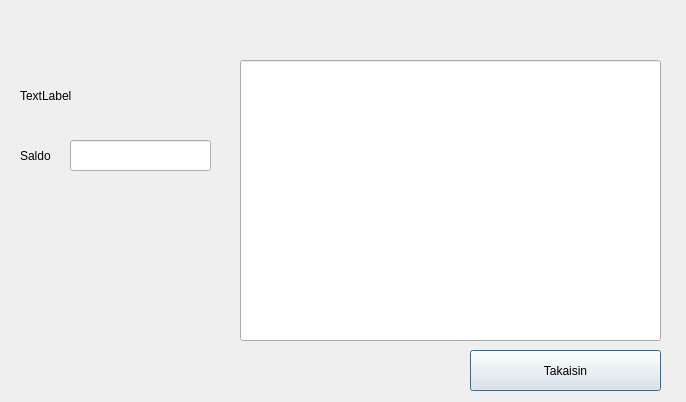
<?xml version="1.0" encoding="UTF-8"?>
<ui version="4.0">
 <class>Saldo</class>
 <widget class="QDialog" name="Saldo">
  <property name="geometry">
   <rect>
    <x>0</x>
    <y>0</y>
    <width>686</width>
    <height>402</height>
   </rect>
  </property>
  <property name="windowTitle">
   <string>Dialog</string>
  </property>
  <widget class="QLineEdit" name="lineEdit_tapahtumat">
   <property name="geometry">
    <rect>
     <x>240</x>
     <y>60</y>
     <width>421</width>
     <height>281</height>
    </rect>
   </property>
  </widget>
  <widget class="QPushButton" name="pushButton">
   <property name="geometry">
    <rect>
     <x>470</x>
     <y>350</y>
     <width>191</width>
     <height>41</height>
    </rect>
   </property>
   <property name="text">
    <string>Takaisin</string>
   </property>
  </widget>
  <widget class="QLabel" name="laber_kayttaja">
   <property name="geometry">
    <rect>
     <x>20</x>
     <y>80</y>
     <width>191</width>
     <height>31</height>
    </rect>
   </property>
   <property name="text">
    <string>TextLabel</string>
   </property>
   <property name="buddy">
    <cstring>laber_kayttaja</cstring>
   </property>
  </widget>
  <widget class="QLabel" name="label_2">
   <property name="geometry">
    <rect>
     <x>20</x>
     <y>140</y>
     <width>41</width>
     <height>31</height>
    </rect>
   </property>
   <property name="text">
    <string>Saldo</string>
   </property>
  </widget>
  <widget class="QLineEdit" name="lineEdit_saldo">
   <property name="geometry">
    <rect>
     <x>70</x>
     <y>140</y>
     <width>141</width>
     <height>31</height>
    </rect>
   </property>
  </widget>
 </widget>
 <resources/>
 <connections/>
</ui>
